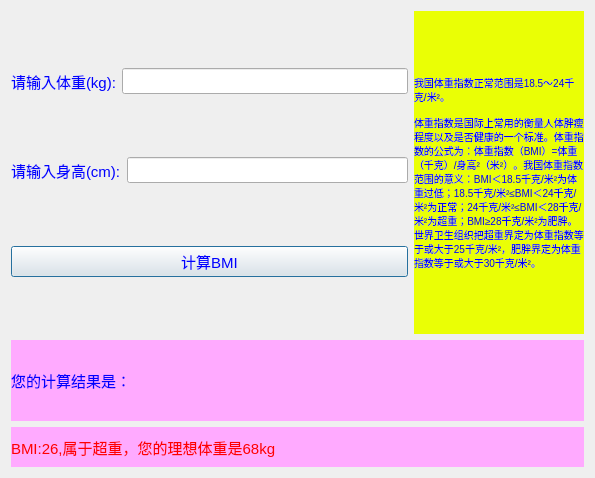
<?xml version="1.0" encoding="UTF-8"?>
<ui version="4.0">
 <class>BmiCompute</class>
 <widget class="QDialog" name="BmiCompute">
  <property name="geometry">
   <rect>
    <x>0</x>
    <y>0</y>
    <width>595</width>
    <height>478</height>
   </rect>
  </property>
  <property name="windowTitle">
   <string>BMI计算程序</string>
  </property>
  <property name="styleSheet">
   <string notr="true">*{
	color:blue;
	font-size:15px;
}</string>
  </property>
  <layout class="QVBoxLayout" name="verticalLayout_3">
   <item>
    <layout class="QVBoxLayout" name="verticalLayout_2" stretch="8,2,1">
     <item>
      <layout class="QHBoxLayout" name="horizontalLayout_3" stretch="7,3">
       <item>
        <layout class="QVBoxLayout" name="verticalLayout">
         <item>
          <layout class="QHBoxLayout" name="horizontalLayout">
           <item>
            <widget class="QLabel" name="label_2">
             <property name="text">
              <string>请输入体重(kg):</string>
             </property>
            </widget>
           </item>
           <item>
            <widget class="QLineEdit" name="lineEdit_weight"/>
           </item>
          </layout>
         </item>
         <item>
          <layout class="QHBoxLayout" name="horizontalLayout_2">
           <item>
            <widget class="QLabel" name="label">
             <property name="text">
              <string>请输入身高(cm):</string>
             </property>
            </widget>
           </item>
           <item>
            <widget class="QLineEdit" name="lineEdit_stature"/>
           </item>
          </layout>
         </item>
         <item>
          <widget class="QPushButton" name="pushButton">
           <property name="text">
            <string>计算BMI</string>
           </property>
          </widget>
         </item>
        </layout>
       </item>
       <item>
        <widget class="QLabel" name="label_3">
         <property name="styleSheet">
          <string notr="true">*{
	font-size: 10px;
	background-color:rgb(234, 255, 5);
}</string>
         </property>
         <property name="text">
          <string>我国体重指数正常范围是18.5～24千克/米²。

体重指数是国际上常用的衡量人体胖瘦程度以及是否健康的一个标准。体重指数的公式为：体重指数（BMI）=体重（千克）/身高²（米²）。我国体重指数范围的意义：BMI＜18.5千克/米²为体重过低；18.5千克/米²≤BMI＜24千克/米²为正常；24千克/米²≤BMI＜28千克/米²为超重；BMI≥28千克/米²为肥胖。世界卫生组织把超重界定为体重指数等于或大于25千克/米²，肥胖界定为体重指数等于或大于30千克/米²。</string>
         </property>
         <property name="wordWrap">
          <bool>true</bool>
         </property>
        </widget>
       </item>
      </layout>
     </item>
     <item>
      <widget class="QLabel" name="label_result">
       <property name="styleSheet">
        <string notr="true">*{
	background-color:rgb(255, 170, 255)
}</string>
       </property>
       <property name="text">
        <string>您的计算结果是：</string>
       </property>
      </widget>
     </item>
     <item>
      <widget class="QLabel" name="label_warning">
       <property name="styleSheet">
        <string notr="true">*{
	background-color:rgb(255, 170, 255);
	color:red;
}</string>
       </property>
       <property name="text">
        <string>BMI:26,属于超重，您的理想体重是68kg</string>
       </property>
      </widget>
     </item>
    </layout>
   </item>
  </layout>
 </widget>
 <resources/>
 <connections/>
</ui>
